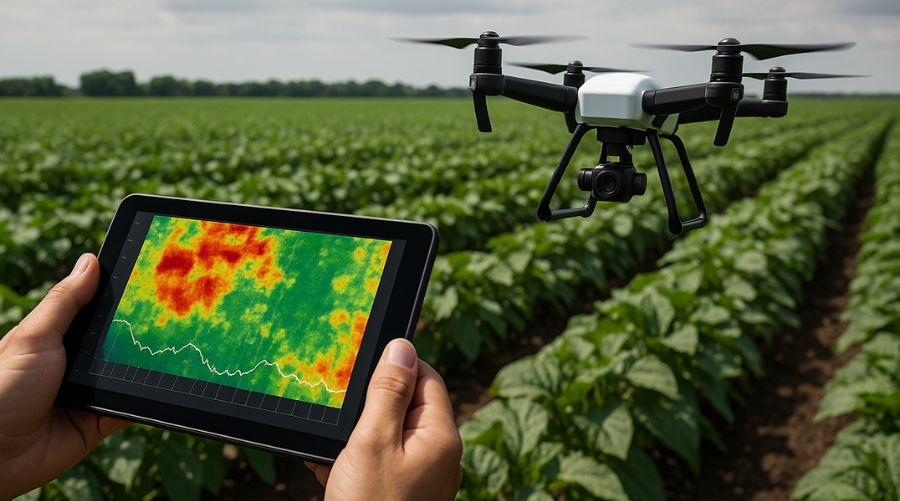
#> input picture agrovision-web/src/assets/images/imagenlogin.jpg, 900 x 501 px
$ python -i preprocessing_service.py   (imports and definitions only)
#> lines starting #> are read from the running program, lines starting #| are printed output that depends on the picture; after the words box and inside, x2 and y2 are one past the last pixel; in counts of white or black regions, pixels touching at a corner belong together

import cv2
import numpy as np
from pathlib import Path


class PreprocessingService:

    def process_image(self, image_path: str):
        """
        Normaliza, filtra y segmenta una fotografía.
        Devuelve las imágenes intermedias y una máscara.
        """

        image = cv2.imread(str(image_path))
#> image is the input picture: shape (501, 900, 3); mean B, G, R 60.5, 95.4, 86

        if image is None:
            raise ValueError("No se pudo cargar la fotografía.")

        # 1. Normalización del tamaño
        resized = cv2.resize(
            image,
            (256, 256),
            interpolation=cv2.INTER_AREA
        )
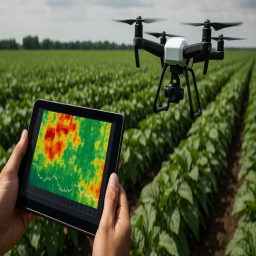
#> resized: shape (256, 256, 3); mean B, G, R 60.5, 95.4, 86

        # 2. Normalización de píxeles al intervalo [0, 1]
        normalized = resized.astype(np.float32) / 255.0

        # 3. Filtrado para reducir ruido
        filtered = cv2.GaussianBlur(
            resized,
            (5, 5),
            0
        )
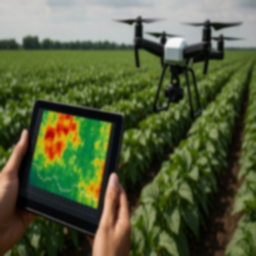
#> filtered: shape (256, 256, 3); mean B, G, R 60.5, 95.4, 86

        # 4. Conversión a espacio de color HSV
        hsv = cv2.cvtColor(
            filtered,
            cv2.COLOR_BGR2HSV
        )
#> hsv: shape (256, 256, 3); mean H, S, V 47.8, 123.6, 100.7

        # 5. Segmentación inicial de regiones verdes
        lower_green = np.array([25, 35, 35], dtype=np.uint8)
        upper_green = np.array([95, 255, 255], dtype=np.uint8)

        mask = cv2.inRange(
            hsv,
            lower_green,
            upper_green
        )
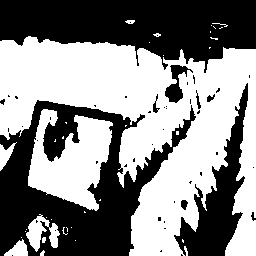
#> mask: shape (256, 256); 53.3% white; 48 black regions (39 under 20 px), largest, box (x1, y1, x2, y2) and area: (0, 100, 196, 256) 13268, (0, 0, 256, 73) 12301, (174, 83, 248, 256) 4265

        # 6. Limpieza de la máscara
        kernel = np.ones((5, 5), np.uint8)

        mask = cv2.morphologyEx(
            mask,
            cv2.MORPH_OPEN,
            kernel
        )
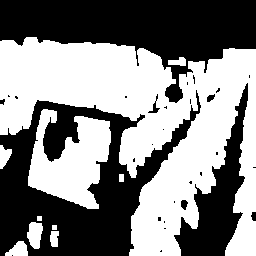
#> mask: shape (256, 256); 51.6% white; 30 black regions (22 under 20 px), largest, box (x1, y1, x2, y2) and area: (0, 90, 201, 256) 13948, (0, 0, 256, 103) 12950, (174, 83, 248, 256) 4479

        mask = cv2.morphologyEx(
            mask,
            cv2.MORPH_CLOSE,
            kernel
        )
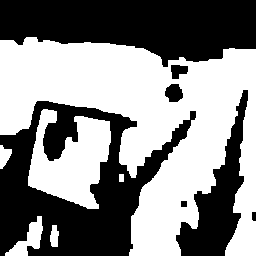
#> mask: shape (256, 256); 52.7% white; 7 black regions, largest, box (x1, y1, x2, y2) and area: (0, 101, 196, 256) 13712, (0, 0, 256, 67) 12399, (176, 90, 248, 256) 4388

        # 7. Aplicar la máscara
        segmented = cv2.bitwise_and(
            filtered,
            filtered,
            mask=mask
        )
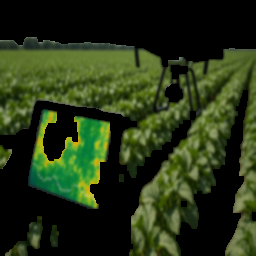
#> segmented: shape (256, 256, 3); mean B, G, R 21.6, 51.3, 38.4

        return {
            "original": image,
            "resized": resized,
            "normalized": normalized,
            "filtered": filtered,
            "mask": mask,
            "segmented": segmented
        }


preprocessing_service = PreprocessingService()

>>> result = PreprocessingService().process_image('../../../agrovision-web/src/assets/images/imagenlogin.jpg')
#> result = 6 items
